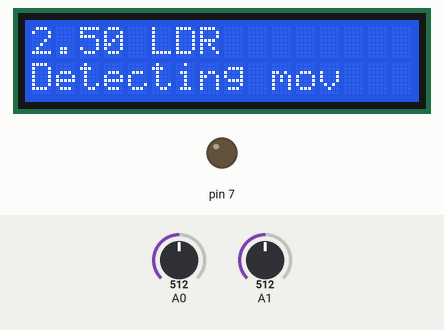
This sketch was run on a simulated Arduino Uno, built with avr-gcc and run on an emulated ATmega328P. On the bench: 16×2 character LCD, output pins drawn as LEDs (lit = HIGH). The inputs (shaded band) are chosen by the test bench; at power-on: A1 = 512, A0 = 512. What the sketch prints to the serial monitor is not drawn.

Above: at 1.2 s.
1.3 s: A1 set to 716
At 2.7 s:
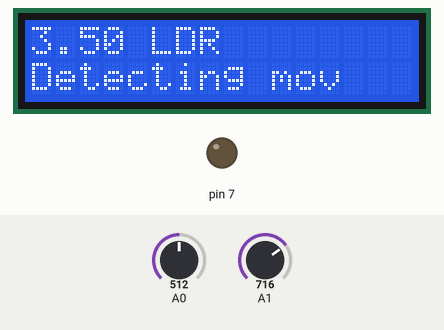
3.6 s: A1 set to 900
At 5.8 s:
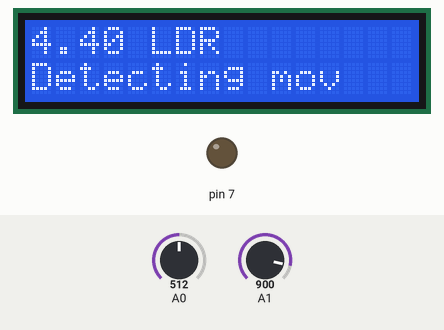
6.5 s: A0 set to 606
9.0 s: A0 set to 620
At 11.1 s:
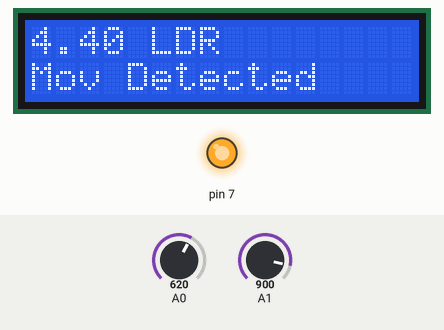
11.4 s: A1 set to 1023
At 13.5 s:
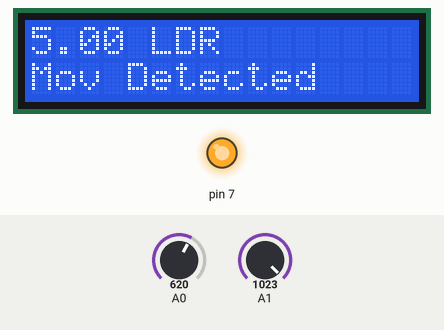
14.1 s: A0 set to 306
At 15.8 s:
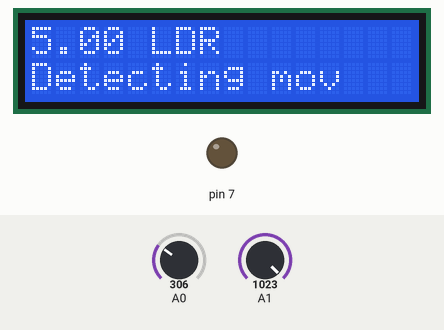
Timing chart, 0 to 17.3 s (numbered marks = the images above; inputs shaded):
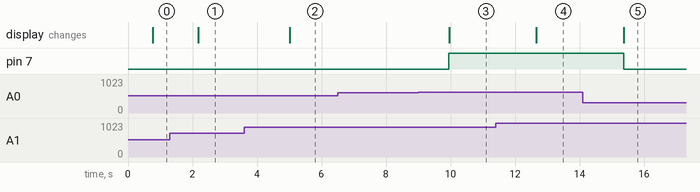

The sketch:

piro.ino
```cpp
#include <LiquidCrystal.h>
LiquidCrystal lcd(12, 11, 5, 4, 3,2 );

void setup()
{

 Serial.begin (9600); //inicia comunicacion serial
 pinMode(7, OUTPUT);
 lcd.begin(12, 11);
}

void loop ()
{
 float piro =analogRead (A0);
 float ldr =analogRead (A1);
 piro=piro*0.004887585533;
 ldr=ldr*0.004887585533;


 Serial.println ("Piro");
 Serial.println (piro); //escribe la luminosidad en el serial
 Serial.println ();
 Serial.println ("LDR");
 Serial.println (ldr); //escribe la presencia en el serial
 Serial.println ();
 delay (700);

if (ldr>=3.50 && piro>=3.0)
{

  digitalWrite (7, HIGH);

  lcd.clear();
  lcd.setCursor(0,0);
  lcd.print(ldr);
  lcd.setCursor(5,0);
  lcd.print("LDR");
  lcd.setCursor(0,1);
  lcd.print("Mov Detected");
  delay (2000);
}
else
{
  digitalWrite (7, LOW);

  lcd.clear();
  lcd.setCursor(0,0);
  lcd.print(ldr);
  lcd.setCursor(5,0);
  lcd.print("LDR");
  lcd.setCursor(0,1);
  lcd.print("Detecting mov");
}
}
```

Measured:
- the behaviour switches between 613 and 614 on A0 (found by bisection; images 2 and 3)
- after the input at 1.3 s, the display: changes after 0.88 s (image 1)
- after the input at 3.6 s, the display: changes after 1.4 s (image 2)
- after the input at 6.5 s, every drawn part: stays the same
- after the input at 9.0 s, pin 7: LOW → HIGH after 0.95 s; the display: changes after 0.96 s (image 3)
- after the input at 11.4 s, the display: changes after 1.3 s (image 4)
- after the input at 14.1 s, pin 7: HIGH → LOW after 1.3 s; the display: changes after 1.3 s (image 5)
